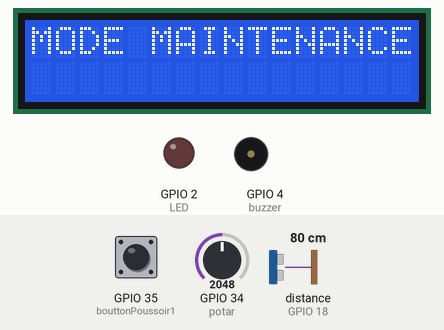
A program run on a simulated ESP32 board running MicroPython. Parts: 16×2 character LCD, output pins drawn as LEDs (lit = HIGH), buzzer (waves = sounding, pin HIGH). Wiring (from the project's diagram.json): red LED on GPIO 2, buzzer on GPIO 4, potentiometer on GPIO 34, green button on GPIO 35. Inputs (shaded band) come from the test bench; at power-on: GPIO 35 (bouttonPoussoir1) HIGH, distance to the obstacle (sensor on GPIO 18) 80 cm, GPIO 34 (potar) = 2048 (analog values on the 0–4095 scale). The echo pulse lasts 58.3 µs per cm; library files of the repository ran but are not shown: lcd_api.py, i2c_lcd.py; pins used as bus, display or sensor lines are not drawn; what the program prints to the serial console is not drawn.

Above: at 1.3 s.
1.4 s: GPIO 35 (bouttonPoussoir1) pulled LOW for 0.95 s
At 2.3 s:
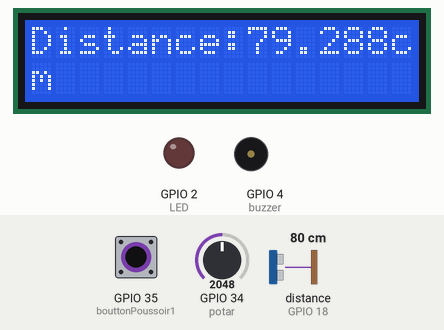
At 2.9 s:
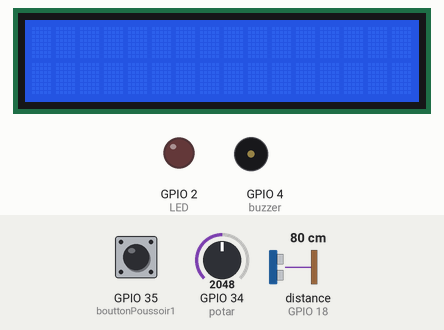
5.1 s: GPIO 35 (bouttonPoussoir1) pulled LOW for 0.95 s
At 5.8 s:
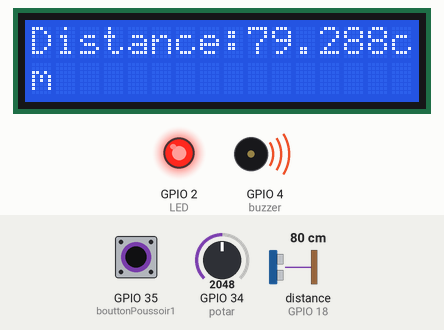
At 6.5 s:
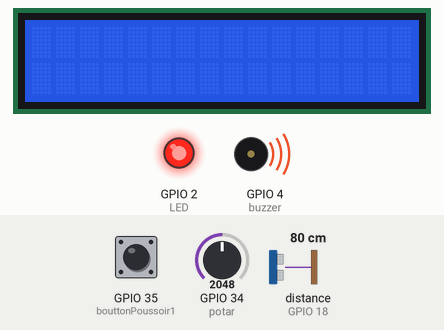
9.6 s: GPIO 35 (bouttonPoussoir1) pulled LOW for 3.2 s
14.3 s: GPIO 35 (bouttonPoussoir1) pulled LOW for 0.95 s
18.8 s: GPIO 35 (bouttonPoussoir1) pulled LOW for 0.95 s
23.3 s: distance to the obstacle (sensor on GPIO 18) set to 2 cm
Timing chart, 0 to 26.3 s (numbered marks = the images above; inputs shaded):
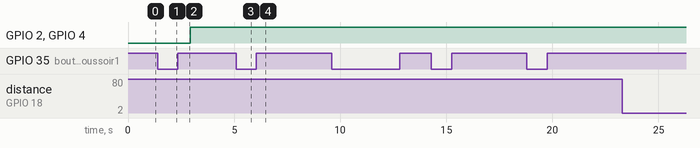

Measured:
- after the input at 1.4 s, GPIO 2 (LED), GPIO 4 (buzzer): LOW → HIGH after 1.5 s; the display: first differs from a run without the input after 0.50 s (image 1)
- after the input at 5.1 s, the display: first differs from a run without the input after 0.39 s (image 3)
- what the display in image 2 shows lasts 0.7 s, from 2.4 s to 3.1 s
- what the display in image 3 shows lasts 0.5 s, from 5.5 s to 6.0 s

The program:

main.py
```python
# Complete project details at https://RandomNerdTutorials.com/micropython-hc-sr04-ultrasonic-esp32-esp8266/
from machine import Pin, time_pulse_us,SoftI2C
from time import sleep_us, sleep_ms, sleep
from machine import Pin, I2C
from lcd_api import LcdApi
from i2c_lcd import I2cLcd
from machine import Pin,PWM,ADC
I2C_ADDR = 0x27
totalRows = 2
totalColumns = 16

LED = Pin(2, Pin.OUT)
buzzer=Pin(4,Pin.OUT)
bouttonPoussoir1=Pin(35,Pin.IN,Pin.PULL_UP)
potar = ADC(Pin(34))               # Initialise l'objet potar correspondant à notre potentiomètre sur la broche 4 sur la broche 34
potar.atten(ADC.ATTN_11DB)
i2c = SoftI2C(scl=Pin(22), sda=Pin(21), freq=10000)
lcd = I2cLcd(i2c, I2C_ADDR, totalRows, totalColumns)        # étalonnage (étendue totale sur ESP32 : 3.3V)


#HC-SR04
TRIG_PIN = Pin(5, Pin.OUT)  #Pin 12 sur Esp8266
ECHO_PIN = Pin(18, Pin.IN)   #Pin 13 sur Esp8266
SOUND_SPEED=340 # Vitesse du son dans l'air
TRIG_PULSE_DURATION_US=10


def readDistanceCM():
    # Prepare le signal
    TRIG_PIN.value(0)
    sleep_us(5)
    # Créer une impulsion de 10 µs
    TRIG_PIN.value(1)
    sleep_us(TRIG_PULSE_DURATION_US)
    TRIG_PIN.value(0)
    ultrason_duration = time_pulse_us(ECHO_PIN, 1, 30000) # Renvoie le temps de propagation de l'onde (en µs)
    return SOUND_SPEED * ultrason_duration / 20000
while True:
    valeurPotar = potar.read()

    distance = readDistanceCM()
    if  bouttonPoussoir1.value()== 1:  # Bouton appuyé (actif bas avec PULL_UP)

        lcd.putstr("MODE MAINTENANCE")
        sleep_ms(500)
        lcd.clear()
    elif distance < valeurPotar:
        lcd.putstr("Distance:"+str(distance)+ "cm")
        sleep_ms(500)
        lcd.clear()
        print("Distance:", distance, "cm")
        print("Valeur potar =", valeurPotar)
        sleep_ms(500)
        buzzer.value(1)
        LED.value(1)
    else:
        lcd.putstr("Distance:"+str(distance)+ "cm")
        sleep_ms(500)
        lcd.clear()
        print("Distance:", distance, "cm")
        print("Valeur potar =", valeurPotar)
        buzzer.value(0)
        sleep_ms(500)
        LED.value(0)
```
